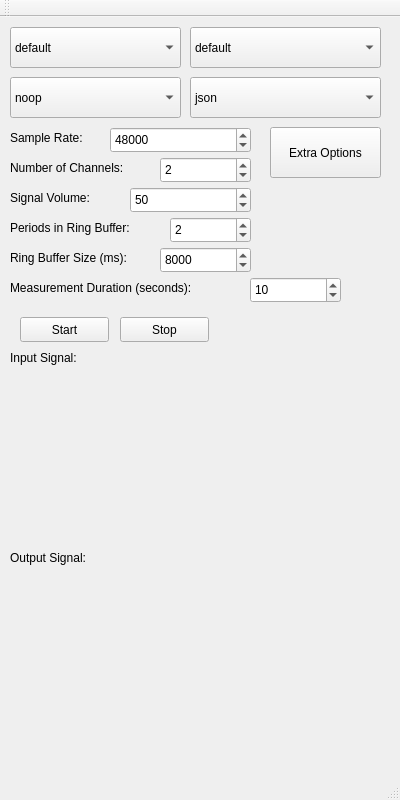
<?xml version="1.0" encoding="UTF-8"?>
<ui version="4.0">
 <class>MainWindow</class>
 <widget class="QMainWindow" name="MainWindow">
  <property name="geometry">
   <rect>
    <x>0</x>
    <y>0</y>
    <width>400</width>
    <height>800</height>
   </rect>
  </property>
  <property name="windowTitle">
   <string>Signal Estimator</string>
  </property>
  <widget class="QWidget" name="centralWidget">
   <widget class="QComboBox" name="InputDevices">
    <property name="geometry">
     <rect>
      <x>10</x>
      <y>10</y>
      <width>171</width>
      <height>41</height>
     </rect>
    </property>
    <property name="toolTip">
     <string>&lt;html&gt;&lt;head/&gt;&lt;body&gt;&lt;p&gt;Select the desired input device.&lt;/p&gt;&lt;/body&gt;&lt;/html&gt;</string>
    </property>
    <item>
     <property name="text">
      <string>default</string>
     </property>
    </item>
   </widget>
   <widget class="QComboBox" name="OutputDevices">
    <property name="geometry">
     <rect>
      <x>190</x>
      <y>10</y>
      <width>191</width>
      <height>41</height>
     </rect>
    </property>
    <property name="toolTip">
     <string>&lt;html&gt;&lt;head/&gt;&lt;body&gt;&lt;p&gt;Select the desired output device.&lt;/p&gt;&lt;/body&gt;&lt;/html&gt;</string>
    </property>
    <item>
     <property name="text">
      <string>default</string>
     </property>
    </item>
   </widget>
   <widget class="QComboBox" name="Modes">
    <property name="geometry">
     <rect>
      <x>10</x>
      <y>60</y>
      <width>171</width>
      <height>41</height>
     </rect>
    </property>
    <property name="toolTip">
     <string>&lt;html&gt;&lt;head/&gt;&lt;body&gt;&lt;p&gt;Select the desired mode&lt;/p&gt;&lt;/body&gt;&lt;/html&gt;</string>
    </property>
    <item>
     <property name="text">
      <string>noop</string>
     </property>
    </item>
    <item>
     <property name="text">
      <string>latency</string>
     </property>
    </item>
    <item>
     <property name="text">
      <string>losses</string>
     </property>
    </item>
   </widget>
   <widget class="QSpinBox" name="SampleRate">
    <property name="geometry">
     <rect>
      <x>110</x>
      <y>110</y>
      <width>141</width>
      <height>26</height>
     </rect>
    </property>
    <property name="minimum">
     <number>1</number>
    </property>
    <property name="maximum">
     <number>2147483647</number>
    </property>
    <property name="value">
     <number>48000</number>
    </property>
   </widget>
   <widget class="QLabel" name="SampleRateLabel">
    <property name="geometry">
     <rect>
      <x>10</x>
      <y>110</y>
      <width>101</width>
      <height>21</height>
     </rect>
    </property>
    <property name="text">
     <string>Sample Rate:</string>
    </property>
   </widget>
   <widget class="QPushButton" name="StartButton">
    <property name="geometry">
     <rect>
      <x>20</x>
      <y>300</y>
      <width>89</width>
      <height>25</height>
     </rect>
    </property>
    <property name="toolTip">
     <string>&lt;html&gt;&lt;head/&gt;&lt;body&gt;&lt;p&gt;Run signal-estimator and graph the results&lt;/p&gt;&lt;/body&gt;&lt;/html&gt;</string>
    </property>
    <property name="text">
     <string>Start</string>
    </property>
   </widget>
   <widget class="QPushButton" name="StopButton">
    <property name="geometry">
     <rect>
      <x>120</x>
      <y>300</y>
      <width>89</width>
      <height>25</height>
     </rect>
    </property>
    <property name="toolTip">
     <string>&lt;html&gt;&lt;head/&gt;&lt;body&gt;&lt;p&gt;Stop graphing. Please wait for the sounds of signal-estimator to stop&lt;/p&gt;&lt;/body&gt;&lt;/html&gt;</string>
    </property>
    <property name="text">
     <string>Stop</string>
    </property>
   </widget>
   <widget class="QComboBox" name="Format">
    <property name="geometry">
     <rect>
      <x>190</x>
      <y>60</y>
      <width>191</width>
      <height>41</height>
     </rect>
    </property>
    <property name="toolTip">
     <string>&lt;html&gt;&lt;head/&gt;&lt;body&gt;&lt;p&gt;Select the desired format.&lt;/p&gt;&lt;/body&gt;&lt;/html&gt;</string>
    </property>
    <item>
     <property name="text">
      <string>json</string>
     </property>
    </item>
    <item>
     <property name="text">
      <string>text</string>
     </property>
    </item>
   </widget>
   <widget class="QSpinBox" name="NumChannels">
    <property name="geometry">
     <rect>
      <x>160</x>
      <y>140</y>
      <width>91</width>
      <height>26</height>
     </rect>
    </property>
    <property name="minimum">
     <number>1</number>
    </property>
    <property name="maximum">
     <number>2147483647</number>
    </property>
    <property name="value">
     <number>2</number>
    </property>
   </widget>
   <widget class="QLabel" name="NumChannelsLabel">
    <property name="geometry">
     <rect>
      <x>10</x>
      <y>140</y>
      <width>151</width>
      <height>21</height>
     </rect>
    </property>
    <property name="text">
     <string>Number of Channels:</string>
    </property>
   </widget>
   <widget class="QLabel" name="VolumeLabel_2">
    <property name="geometry">
     <rect>
      <x>10</x>
      <y>170</y>
      <width>111</width>
      <height>21</height>
     </rect>
    </property>
    <property name="text">
     <string>Signal Volume:</string>
    </property>
   </widget>
   <widget class="QSpinBox" name="SignalVolume">
    <property name="geometry">
     <rect>
      <x>130</x>
      <y>170</y>
      <width>121</width>
      <height>26</height>
     </rect>
    </property>
    <property name="minimum">
     <number>0</number>
    </property>
    <property name="maximum">
     <number>100</number>
    </property>
    <property name="singleStep">
     <number>1</number>
    </property>
    <property name="value">
     <number>50</number>
    </property>
   </widget>
   <widget class="QLabel" name="PRBLabel">
    <property name="geometry">
     <rect>
      <x>10</x>
      <y>200</y>
      <width>161</width>
      <height>21</height>
     </rect>
    </property>
    <property name="text">
     <string>Periods in Ring Buffer:</string>
    </property>
   </widget>
   <widget class="QSpinBox" name="PRB">
    <property name="geometry">
     <rect>
      <x>170</x>
      <y>200</y>
      <width>81</width>
      <height>26</height>
     </rect>
    </property>
    <property name="minimum">
     <number>0</number>
    </property>
    <property name="maximum">
     <number>2147483647</number>
    </property>
    <property name="singleStep">
     <number>1</number>
    </property>
    <property name="value">
     <number>2</number>
    </property>
   </widget>
   <widget class="QSpinBox" name="RBS">
    <property name="geometry">
     <rect>
      <x>160</x>
      <y>230</y>
      <width>91</width>
      <height>26</height>
     </rect>
    </property>
    <property name="minimum">
     <number>0</number>
    </property>
    <property name="maximum">
     <number>2147483647</number>
    </property>
    <property name="singleStep">
     <number>1</number>
    </property>
    <property name="value">
     <number>8000</number>
    </property>
   </widget>
   <widget class="QLabel" name="RBSLabel">
    <property name="geometry">
     <rect>
      <x>10</x>
      <y>230</y>
      <width>151</width>
      <height>21</height>
     </rect>
    </property>
    <property name="text">
     <string>Ring Buffer Size (ms):</string>
    </property>
   </widget>
   <widget class="QSpinBox" name="Duration">
    <property name="geometry">
     <rect>
      <x>250</x>
      <y>260</y>
      <width>91</width>
      <height>26</height>
     </rect>
    </property>
    <property name="minimum">
     <number>0</number>
    </property>
    <property name="maximum">
     <number>2147483647</number>
    </property>
    <property name="singleStep">
     <number>1</number>
    </property>
    <property name="value">
     <number>10</number>
    </property>
   </widget>
   <widget class="QLabel" name="DurationLabel">
    <property name="geometry">
     <rect>
      <x>10</x>
      <y>260</y>
      <width>231</width>
      <height>21</height>
     </rect>
    </property>
    <property name="text">
     <string>Measurement Duration (seconds):</string>
    </property>
   </widget>
   <widget class="QLabel" name="InputLabel">
    <property name="geometry">
     <rect>
      <x>10</x>
      <y>330</y>
      <width>101</width>
      <height>21</height>
     </rect>
    </property>
    <property name="text">
     <string>Input Signal:</string>
    </property>
   </widget>
   <widget class="QLabel" name="OutputLabel">
    <property name="geometry">
     <rect>
      <x>10</x>
      <y>530</y>
      <width>101</width>
      <height>21</height>
     </rect>
    </property>
    <property name="text">
     <string>Output Signal:</string>
    </property>
   </widget>
   <widget class="QwtPlot" name="InputSig">
    <property name="geometry">
     <rect>
      <x>10</x>
      <y>360</y>
      <width>371</width>
      <height>161</height>
     </rect>
    </property>
   </widget>
   <widget class="QwtPlot" name="OutputSig">
    <property name="geometry">
     <rect>
      <x>10</x>
      <y>560</y>
      <width>371</width>
      <height>161</height>
     </rect>
    </property>
    <property name="autoReplot">
     <bool>false</bool>
    </property>
   </widget>
   <widget class="QPushButton" name="MoreOptionsButton">
    <property name="geometry">
     <rect>
      <x>270</x>
      <y>110</y>
      <width>111</width>
      <height>51</height>
     </rect>
    </property>
    <property name="toolTip">
     <string>&lt;html&gt;&lt;head/&gt;&lt;body&gt;&lt;p&gt;Open a window containing more options&lt;/p&gt;&lt;/body&gt;&lt;/html&gt;</string>
    </property>
    <property name="text">
     <string>Extra Options</string>
    </property>
   </widget>
  </widget>
  <widget class="QMenuBar" name="menuBar">
   <property name="geometry">
    <rect>
     <x>0</x>
     <y>0</y>
     <width>400</width>
     <height>22</height>
    </rect>
   </property>
  </widget>
  <widget class="QToolBar" name="mainToolBar">
   <attribute name="toolBarArea">
    <enum>TopToolBarArea</enum>
   </attribute>
   <attribute name="toolBarBreak">
    <bool>false</bool>
   </attribute>
  </widget>
  <widget class="QStatusBar" name="statusBar"/>
 </widget>
 <layoutdefault spacing="6" margin="11"/>
 <customwidgets>
  <customwidget>
   <class>QwtPlot</class>
   <extends>QFrame</extends>
   <header>qwt_plot.h</header>
  </customwidget>
 </customwidgets>
 <resources/>
 <connections/>
</ui>
